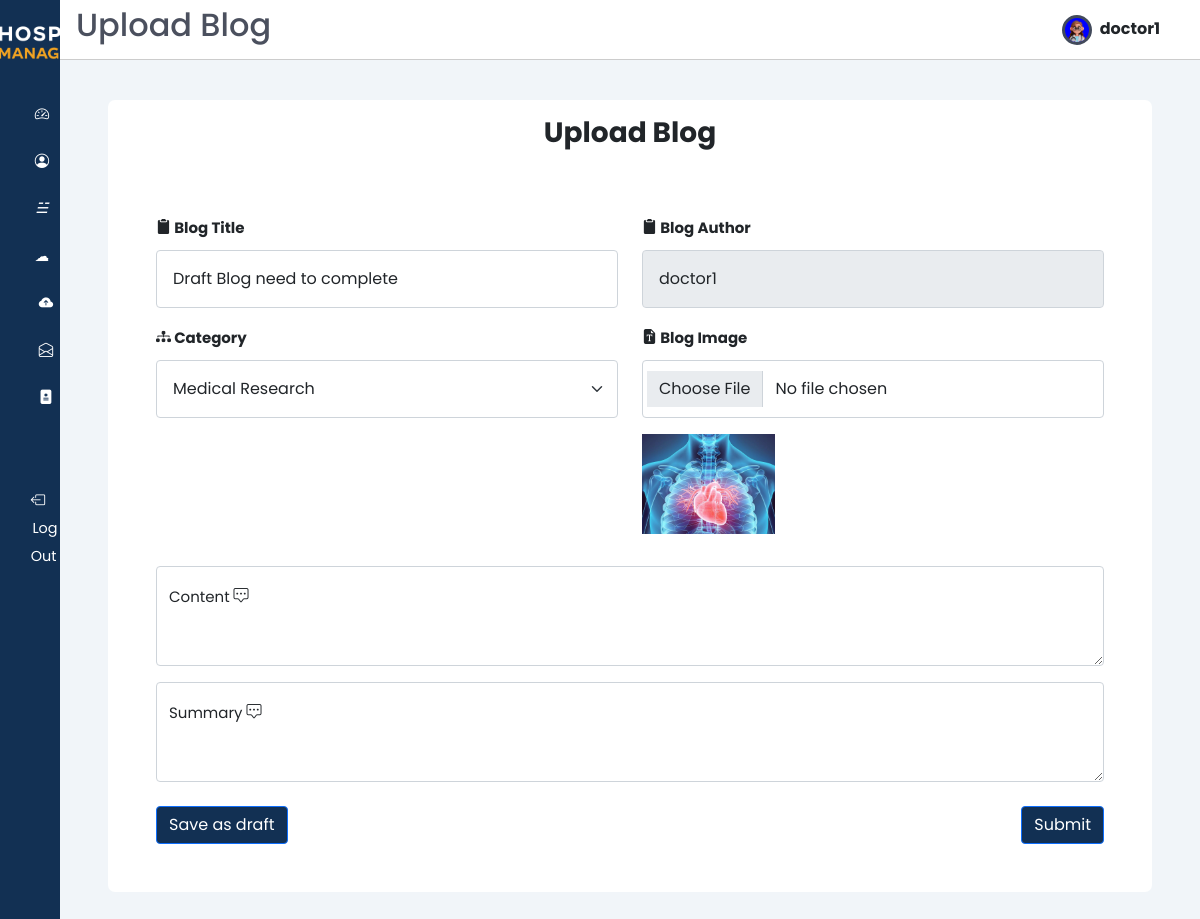
/upload_blog/2/ (signed in), run on the app's committed database.
### users/models.py (models this page shows, shortened)
class Users(AbstractUser):
    email = models.CharField(max_length=50,unique=True)
    username = models.CharField(max_length=50, unique=True)
    password = models.CharField(max_length=200)
    first_name = models.CharField(max_length=50)
    last_name = models.CharField(max_length=50)
    gender_choices = (("Male", "Male"), ("Female", "Female"))
    gender = models.CharField(max_length=10, choices=gender_choices, default="not_known")
    birthday = models.DateField(null=True, blank=True)
    is_doctor = models.BooleanField(default=False)
    profile_avatar = models.ImageField(upload_to="users/profiles", blank=True, default="doctor/profiles/download.png")
    id_address = models.ForeignKey(Address, on_delete=models.CASCADE, null=True)
    class Meta:
      verbose_name = "User"
      verbose_name_plural = "Users"

### doctors/models.py (models this page shows, shortened)
class Blogs(models.Model):
  blog_id = models.AutoField(primary_key=True)
  title = models.CharField(max_length=255)
  description = models.TextField()
  summary = models.TextField()
  is_published = models.BooleanField(default=False)
  posted_at = models.DateField(default=datetime.now)
  thumbnail = models.ImageField(upload_to="blogs/thumbnail", null=True, blank=True)
  id_category = models.ForeignKey(Category, on_delete=models.PROTECT)
  doctor = models.ForeignKey(Doctors, on_delete=models.CASCADE)
  class Meta:
    verbose_name = "Blog"
    verbose_name_plural = "Blogs"

class Category(models.Model):
  id_category = models.AutoField(primary_key=True)
  name = models.CharField(max_length=50)
  class Meta:
    verbose_name = "Category"
    verbose_name_plural = "Categories"

### doctors/views.py (the view, shortened to what this page needs)
# urls.py: path('upload_blog/', upload_blog,name="upload_blog"),
@login_required(login_url='/login')
def upload_blog(request, blog_id=None):
    if blog_id:
        blog = get_object_or_404(Blogs, pk=blog_id)
    else:
        blog = Blogs()
    total_categories = Category.objects.all()
    context = {
        'user_name': request.user.username,
        'total_categories': total_categories,
        'blog': blog,
    }
    return render(request, 'doctors/upload_blog.html', context)

### templates/doctors/upload_blog.html (shortened to what this page needs)
{% extends 'doctors/base.html' %}
{% load static %}
{% block page_title %} Upload Blog {% endblock page_title %}
{% block content %}
<main class="upload-blog text-dark">
  <section class="recent">
    <div class="table-div">
      <div class="table-card ">
        <center>
          <h3 class="text-dark fw-bold">Upload Blog</h3>
        </center>
        <div class="time-table p-5">
          <form method="POST" enctype="multipart/form-data">
            <div class="row justify-content-evenly">
              <div class="mb-3 col-12 col-md-6">
                <label for="title" class="form-label fw-bold">
                  <i class="bi bi-clipboard2-fill"></i>
                  Blog Title
                </label>
                <input type="text" class="form-control p-3"  name="assign_title" id="title" value="{{ blog.title }}"  placeholder="Enter title for Blog" required  >
              </div>
              <div class="mb-3 col-12 col-md-6">
                <label for="title" class="form-label fw-bold">
                  <i class="bi bi-clipboard2-fill"></i>
                  Blog Author
                </label>
                <input type="text" class="form-control p-3"  name="assign_title" id="title"  placeholder="" value="{{ user_name }}" disabled >
              </div>
              <div class="mb-3 col-12 col-md-6">
                <label for="id" class="form-label fw-bold">
                  <i class="bi bi-diagram-3-fill"></i>
                  Category
                </label>
                <select class="form-select p-3" aria-label="Default select example" name="assign_class" required>
                  {% for j in total_categories %}
                    <option value="{{ j.name }}" {% if blog.id_category.name == j.name %}selected{% endif %}>{{ j.name }}</option>
                  {% endfor %}
                </select>
              </div>
              <div class="mb-3 col-12 col-md-6">
                <label for="file" class="form-label fw-bold">
                  <i class="bi bi-file-earmark-font-fill"></i>
                  Blog Image
                </label>
                <input type="file" class="form-control p-3" id="file" name="assignupload">
                {% if blog.thumbnail %}
                  <img src="{{ blog.thumbnail.url }}" alt="Current Thumbnail" class="mt-3" style="max-height: 100px;">
                {% endif %}
              </div>
              <div class="col-12 mt-3">
                <div class="form-floating">
                  <textarea class="form-control" name="assign_desc" placeholder="Short Description" id="floatingTextarea2" style="height: 100px">{{ blog.description }}</textarea>
                  <label for="floatingTextarea2 ">
                  </label>
                </div>
              </div>
              <div class="col-12 mt-3">
                <div class="form-floating">
                  <textarea class="form-control" name="assign_des" placeholder="Summary" id="floatingTextarea3" style="height: 100px">{{ blog.summary }}</textarea>
                  <label for="floatingTextarea2 ">
                  </label>
                </div>
              </div>
            </div>
            <div class="d-flex justify-content-between mt-4">
              <button type="submit" name="upload_draft_blog" class="btn btn-primary primary-color-background">
                Save as draft
              </button>
              <button type="submit" name="upload_blog" value="Submit" class="btn btn-primary primary-color-background ">
                Submit
              </button>
            </div>
          </form>
        </div>
      </div>
    </div>
  </section>
</main>
{% endblock %}

### templates/doctors/base.html (shortened to what this page needs)
{% load static %}
<!DOCTYPE HTML>
<html lang="en">
<head>
  <link href="{% static 'css/bootstrap.min.css' %}" rel="stylesheet"/>
  <link href="{% static 'css/base-style.css' %}" rel="stylesheet"/>
  <link rel="stylesheet" href="https://cdn.jsdelivr.net/gh/lykmapipo/themify-icons@0.1.2/css/themify-icons.css">
  <link  href="{% static 'css/style.css' %}" rel="stylesheet">
  <link  href="{% static 'css/bootstrap-icons.css' %}" rel="stylesheet">
  <link  href="{% static 'css/jquery.dataTables.min.css' %}" rel="stylesheet">
  <link  href="{% static 'css/styleblog.css' %}" rel="stylesheet">
  <link  href="{% static 'css/styleblog-responsive.css' %}" rel="stylesheet">
</head>
<body>
  <div class="sidebar">
    <div class="sidebar-header pt-4">
      <div class="text-center my-">
        <img src="{% static 'img/white-logo.png' %}" alt="logo" class="img-fluid" style="max-width: 170px;" />
      </div>
    </div>
    <div class="sidebar-menu">
      <ul>
        <li>
          <a href="{% url 'doctor_dashboard' %}">
            <i class="bi bi-speedometer2 me-2"></i>
          </a>
        </li>
        <li>
          <a href="{% url 'doctor_profile' %}">
            <i class="bi bi-person-circle me-2"></i>
          </a>
        </li>
        <li>
          <a href="{% url 'doctor_blogs' %}">
            <i>&#9777;&nbsp;&nbsp; </i>
          </a>
        </li>
        <li>
          <a href="{% url 'myblogs' %}">
            <i>&#9729;&nbsp;&nbsp;</i>
          </a>
        </li>
        <li>
          <a href="{% url 'upload_blog' %}">
            <i class="bi bi-cloud-arrow-up-fill"></i>
          </a>
        </li>
        <li>
          <a href="{% url 'doctor_drafts' %}">
            <i class="bi bi-envelope-open"></i>
          </a>
        </li>
        <li>
          <a href="{% url 'view_appointments' %}">
            <i class="bi bi-file-medical-fill"></i>
          </a>
        </li>
        <br><br>
        <li>
            <a href="{% url 'logout' %}" class="logout text-dark"data-bs-toggle="tooltip" data-bs-placement="right" title="logout" >
              <i class="bi bi-box-arrow-left me-3"></i>
              <span class="d-none d-md-inline">Log Out</span>
            </a>
        </li>
      </ul>
    </div>
  </div>
  <div class="main-content">
    <header class="d-flex  align-items-center">
      <h2>{% block page_title %}{% endblock page_title %}</h2>
      <a href="{% url 'doctor_profile' %}">
        <img src="{{ request.user.profile_avatar.url }}" style="width: 30px; height: 30px; border-radius: 50%; overflow: hidden; background-color: blue; display: inline-block; vertical-align: middle; border: 3px solid #424a5b;">
        <span class="fw-bold fs-6 ms-1 text-dark me-4">{{ request.user.username|safe | truncatechars:"10" }}</span>
      </a>
    </header>
    {% block content %}
    {% endblock content %}
  </body>
</html>

### static/css/base-style.css (style rules this page uses)
:root { --primary-color: #123053; --secondary-color: #EFA323; }
.primary-color-background { background-color: var(--primary-color) !important; }
.main-content a { text-decoration: none !important; }

### static/css/style.css (style rules this page uses)
:root { --main-color: #424a5b; --color-dark: #1D2231; --text-grey: #8390A2; --primary-color: #123053; --secondary-color: #EFA323; }
* { font-family: 'Poppins', sans-serif; margin: 0; padding: 0; text-decoration: none; list-style-type: none; box-sizing: border-box; }
.sidebar { height: 100%; width: 240px; position: fixed; left: 0; top: 0; z-index: 100; background: var(--primary-color); color: #fff; overflow-y: auto; transition: width 500ms; }
.sidebar-header { display: flex; justify-content: space-between; align-items: center; height: 60px; padding: 0rem 1rem; }
.sidebar-menu { padding: 0rem; padding-top: 40px; }
.sidebar li { margin-bottom: 1.2rem; font-size: larger; }
.sidebar a { color: #fff !important; text-decoration: none; font-size: .9rem; }
.sidebar a span:last-child { padding-left: .1rem; }
.main-content { position: relative; margin-left: 240px; transition: margin-left 500ms; }
header { position: fixed; left: 240px; top: 0; z-index: 100; width: calc(100% - 240px); background: #fff; height: 60px; padding: 0rem 1rem; display: flex; align-items: center; justify-content: space-between; border-bottom: 1px solid #ccc; transition: left 500ms; }
main { margin-top: 60px; background: #f1f5f9; min-height: 90vh; padding: 1rem 3rem; }
.recent { margin-top: 3rem; margin-bottom: 3rem; }
.text-center { text-align: center; }
@media only screen and (max-width: 1200px) { .sidebar { width: 60px; z-index: 150; } }
@media only screen and (max-width: 1200px) { .sidebar .sidebar-header h3 span, .sidebar li span:last-child { display: none; } }
@media only screen and (max-width: 1200px) { .sidebar .sidebar-header, .sidebar li { display: flex; justify-content: center; } }
@media only screen and (max-width: 1200px) { .main-content { margin-left: 60px; } }
@media only screen and (max-width: 1200px) { .main-content header { left: 60px; width: calc(100% - 60px); } }
.recent { margin-top: 1.5rem; margin-bottom: 3rem; }
.table-div { display: grid; grid-template-columns: 100% 25%; grid-column-gap: 1.5rem; }
.time-table { overflow-x: auto; }
.table-card { background: #fff; border-radius: 7px; }
.table-card h3 { color: var(--text-grey); margin: 1rem; }

### data on the page
Users: user.profile_avatar (picture), user.username "doctor1", assign_title "doctor1"
Blogs: assign_title "Draft Blog need to complete", assign_class "Medical Research", thumbnail (picture)
